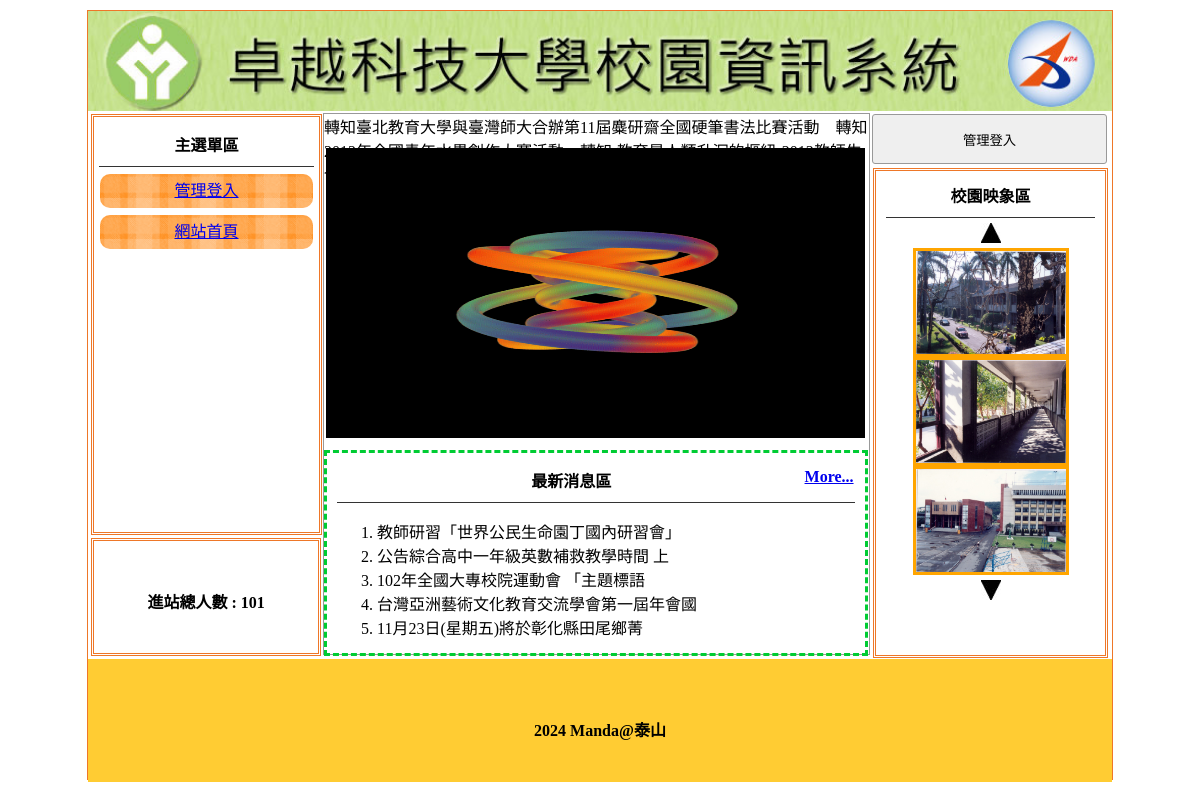
The page / on the database its author committed.
### tables this page shows
CREATE TABLE `titles` (
  `id` int(10) UNSIGNED NOT NULL,
  `img` text NOT NULL,
  `text` text NOT NULL,
  `sh` int(1) UNSIGNED NOT NULL DEFAULT 0
);

CREATE TABLE `menus` (
  `id` int(10) UNSIGNED NOT NULL,
  `href` text NOT NULL,
  `text` text NOT NULL,
  `sh` int(1) UNSIGNED NOT NULL DEFAULT 1,
  `main_id` int(10) UNSIGNED NOT NULL
);

CREATE TABLE `total` (
  `id` int(10) UNSIGNED NOT NULL,
  `total` int(10) NOT NULL
);

CREATE TABLE `ads` (
  `id` int(10) UNSIGNED NOT NULL,
  `text` text NOT NULL,
  `sh` int(1) UNSIGNED NOT NULL DEFAULT 1
);

CREATE TABLE `news` (
  `id` int(10) UNSIGNED NOT NULL,
  `text` text NOT NULL,
  `sh` int(1) UNSIGNED NOT NULL DEFAULT 1
);

CREATE TABLE `images` (
  `id` int(10) UNSIGNED NOT NULL,
  `img` text NOT NULL,
  `sh` int(1) UNSIGNED NOT NULL DEFAULT 1
);

CREATE TABLE `bottom` (
  `id` int(11) NOT NULL,
  `bottom` text NOT NULL
);

### api/db.php (called while the page is built, shortened)
<?php
class DB{
    protected $dsn="mysql:host=localhost;charset=utf8;dbname=db10";
    protected $pdo;
    protected $table;
    function __construct($table){
        $this->table=$table;
        $this->pdo=new PDO($this->dsn,'root','');
    }
    function all(...$arg){
        $sql="SELECT * FROM $this->table ";
        if(!empty($arg[0])){
            if(is_array($arg[0])){
                $where=$this->a2s($arg[0]);
                $sql=$sql . " WHERE ". join(" && ",$where);
            }else{
                $sql .= $arg[0];
            }
        }
        if(!empty($arg[1])){
            $sql=$sql . $arg[1];
        }
        return $this->fetchAll($sql);
    }
    function find($id){
        $sql="SELECT * FROM $this->table ";
        if(is_array($id)){
            $where=$this->a2s($id);
            $sql=$sql . " WHERE ". join(" && ",$where);
        }else{
            $sql .= " WHERE `id`='$id' ";
        }
        return $this->fetchOne($sql);
    }
    function a2s($array){
        $tmp=[];
        foreach($array as $key => $value){
            $tmp[]="`$key`='$value'";
        }
        return $tmp;
    }
    function count($where=[]){
        return $this->math('count','*',$where);
    }
    protected function fetchOne($sql){
        return $this->pdo->query($sql)->fetch(PDO::FETCH_ASSOC);
    }
    protected function fetchAll($sql){
        return $this->pdo->query($sql)->fetchAll(PDO::FETCH_ASSOC);
    }
     protected function math($math,$col='id',$where=[]){
        $sql="SELECT $math($col) FROM $this->table";
        if(!empty($where)){
            $tmp=$this->a2s($where);
            $sql=$sql . " WHERE " . join(" && ", $tmp);
        }
        return $this->pdo->query($sql)->fetchColumn();
    }
}
$Title=new DB('titles');
$Ad=new DB('ads');
$Image=new DB('images');
$News=new DB('news');
$Menu=new DB('menus');
$Total=new DB('total');
$Bottom=new DB('bottom');

### index.php (the view, shortened to what this page needs)
<?php include_once "api/db.php";?>
<!DOCTYPE html
    PUBLIC "-//W3C//DTD XHTML 1.0 Transitional//EN" "http://www.w3.org/TR/xhtml1/DTD/xhtml1-transitional.dtd">
<html xmlns="http://www.w3.org/1999/xhtml">
<head>
    <link href="./css/css.css" rel="stylesheet" type="text/css">
</head>
<body>
    <div id="main">
        <a title="<?=$Title->find(['sh'=>1])['text'];?>" href="index.php">
            <div class="ti" style="background:url('./upload/<?=$Title->find(['sh'=>1])['img'];?>'); background-size:cover;"></div>
        </a>
        <div id="ms">
            <div id="lf" style="float:left;">
                <div id="menuput" class="dbor">
                    <span class="t botli">主選單區</span>
                    <?php
                    $mains=$Menu->all(['sh'=>1,'main_id'=>0]);
                    foreach($mains as $main){
                        echo "<div class='mainmu cent'>";
                        echo "<a href='{$main['href']}'>";
                        echo $main['text'];
                        echo "</a>";
                        echo "</div>";
                    }
                    ?>
                </div>
                <div class="dbor" style="margin:3px; width:95%; height:20%; line-height:100px;">
                    <span class="t">進站總人數 :
                    <?=$Total->find(1)['total'];?></span>
                </div>
            </div>
            <?php
			$do=$_GET['do']??'main';
			$file="./front/{$do}.php";
			if(file_exists("{$file}")){
				include $file;
			}else{
				include "./front/main.php";
			}
			?>
            <div class="di di ad" style="height:540px; width:23%; padding:0px; margin-left:22px; float:left; ">
                <button style="width:100%; margin-left:auto; margin-right:auto; margin-top:2px; height:50px;"
                    onclick="lo(&#39;?do=admin&#39;)">管理登入</button>
                <div style="width:89%; height:480px;" class="dbor">
                    <span class="t botli">校園映象區</span>
                    <div class="cent" id="up" onclick="pp(1)" style='margin:5px'>
                        <img src="./icon/up.jpg" alt="" srcset="">
                    </div>
                    <div class="cent">
                        <?php
                        $imgs=$Image->all(['sh'=>1]);
                        foreach($imgs as $idx => $img){
                            echo "<div class='im' id='ssaa{$idx}'>";
                            echo "<img src='./upload/{$img['img']}' style='width:150px;height:103px;border:3px solid orange'>";
                            echo "</div>";
                        }
                        ?>
                    </div>
                    <div class="cent" id="dn" onclick="pp(2)" style='margin:5px'>
                        <img src="./icon/dn.jpg" alt="" srcset="">
                    </div>
                </div>
            </div>
        </div>
        <div
            style="width:1024px; left:0px; position:relative; background:#FC3; margin-top:4px; height:123px; display:block;">
            <span class="t" style="line-height:123px;"><?=$Bottom->find(1)['bottom'];?></span>
        </div>
    </div>
</body>
</html>

### front/main.php (shortened to what this page needs)
<div class="di"
    style="height:540px; border:#999 1px solid; width:53.2%; margin:2px 0px 0px 0px; float:left; position:relative; left:20px;">
    <marquee scrolldelay="120" direction="left" style="position:absolute; width:100%; height:40px;">
        <?php
        $ads=$Ad->all(['sh'=>1]);
        foreach($ads as $ad){
            echo $ad['text'];
        }
        ?>
    </marquee>
    <div style="height:32px; display:block;"></div>
    <div style="width:100%; padding:2px; height:290px;">
        <div id="mwww" loop="true" style="width:100%; height:100%;">
        </div>
    </div>
    <div
        style="width:95%; padding:2px; height:190px; margin-top:10px; padding:5px 10px 5px 10px; border:#0C3 dashed 3px; position:relative;">
        <span class="t botli">最新消息區
            <?php
            if($News->count(['sh'=>1])>5){
                echo "<a href='index.php?do=news' style='float:right'>";
                echo "More...";
                echo "</a>";
            }
            ?>
        </span>
        <ul class="ssaa" style="list-style-type:decimal;">
        <?php
        $all_news=$News->all(['sh'=>1]," limit 5");
        foreach($all_news as $n){
            echo "<li>";
            echo mb_substr($n['text'],0,20);
            echo "</li>";
        }
        ?>
        </ul>
    </div>
</div>

### css/css.css (style rules this page uses)
body { padding: 0px; margin: 0px; }
#main { width: 1024px; height: 768px; margin: 10px auto 10px auto; border: #EE7728 1px solid; position: relative; }
.ti { width: 100%; height: 100px; position: relative; background-size: cover; background-repeat: no-repeat; }
.dbor { border: #EE7728 double 3px; margin: 1px; padding: 2px 10px 2px 10px; }
.t { font-weight: 800; display: block; text-align: center; padding: 10px 1px 10px 1px; }
.botli { border-bottom: #333 1px solid; }
.mainmu { position: relative; border-radius: 10px; background: url(../icon/menu.fw.png) center no-repeat; background-size: cover; line-height: 30px; padding: 2px 10px 2px 10px; margin: 7px 1px 7px 1px; }
#lf { height: 540px; width: 21%; display: inline-block; }
#menuput { width: 100%; height: 75%; position: relative; padding: 5px; display: block; margin: 3px; }
.di { display: inline-block; }
.ad { margin: 1px; padding: 2px 10px 2px 10px; }
.cent { text-align: center; }
input, button { border: #999 1px solid; border-radius: 3px; background: #EFEFEF; padding: 5px; margin: 3px; }

### rows shown on the page
titles: img (picture)
menus: text "管理登入"
menus: text "網站首頁"
total: total "101"
ads: text "轉知臺北教育大學與臺灣師大合辦第11屆麋研齋全國硬筆書法比賽活動"
ads: text "轉知2012年全國青年水墨創作大賽活動"
ads: text "轉知:教育是人類升沉的樞紐-2013教師生命成長營"
news: text "教師研習「世界公民生命園丁國內研習會」"
news: text "公告綜合高中一年級英數補救教學時間 上"
news: text "102年全國大專校院運動會 「主題標語"
news: text "台灣亞洲藝術文化教育交流學會第一屆年會國"
news: text "11月23日(星期五)將於彰化縣田尾鄉菁"
images: img (picture)
images: img (picture)
images: img (picture)
bottom: bottom "2024 Manda@泰山"
